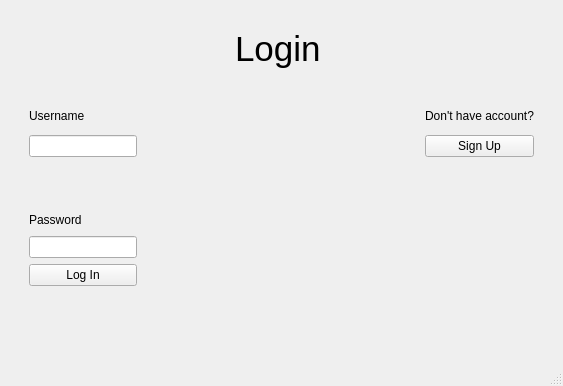
<?xml version="1.0" encoding="UTF-8"?>
<ui version="4.0">
 <class>Login</class>
 <widget class="QMainWindow" name="Login">
  <property name="geometry">
   <rect>
    <x>0</x>
    <y>0</y>
    <width>563</width>
    <height>386</height>
   </rect>
  </property>
  <property name="windowTitle">
   <string>Log In</string>
  </property>
  <widget class="QWidget" name="centralwidget">
   <layout class="QGridLayout" name="gridLayout">
    <item row="8" column="3">
     <spacer name="horizontalSpacer_2">
      <property name="orientation">
       <enum>Qt::Horizontal</enum>
      </property>
      <property name="sizeHint" stdset="0">
       <size>
        <width>40</width>
        <height>20</height>
       </size>
      </property>
     </spacer>
    </item>
    <item row="12" column="1">
     <spacer name="verticalSpacer_5">
      <property name="orientation">
       <enum>Qt::Vertical</enum>
      </property>
      <property name="sizeHint" stdset="0">
       <size>
        <width>20</width>
        <height>40</height>
       </size>
      </property>
     </spacer>
    </item>
    <item row="11" column="1">
     <spacer name="verticalSpacer_4">
      <property name="orientation">
       <enum>Qt::Vertical</enum>
      </property>
      <property name="sizeHint" stdset="0">
       <size>
        <width>20</width>
        <height>40</height>
       </size>
      </property>
     </spacer>
    </item>
    <item row="1" column="1">
     <spacer name="verticalSpacer_6">
      <property name="orientation">
       <enum>Qt::Vertical</enum>
      </property>
      <property name="sizeHint" stdset="0">
       <size>
        <width>20</width>
        <height>40</height>
       </size>
      </property>
     </spacer>
    </item>
    <item row="1" column="5">
     <spacer name="verticalSpacer_2">
      <property name="orientation">
       <enum>Qt::Vertical</enum>
      </property>
      <property name="sizeHint" stdset="0">
       <size>
        <width>20</width>
        <height>40</height>
       </size>
      </property>
     </spacer>
    </item>
    <item row="8" column="4">
     <spacer name="horizontalSpacer">
      <property name="orientation">
       <enum>Qt::Horizontal</enum>
      </property>
      <property name="sizeHint" stdset="0">
       <size>
        <width>40</width>
        <height>20</height>
       </size>
      </property>
     </spacer>
    </item>
    <item row="9" column="1">
     <widget class="QLineEdit" name="login_password_entry"/>
    </item>
    <item row="5" column="0" rowspan="4">
     <spacer name="verticalSpacer_8">
      <property name="orientation">
       <enum>Qt::Vertical</enum>
      </property>
      <property name="sizeHint" stdset="0">
       <size>
        <width>20</width>
        <height>40</height>
       </size>
      </property>
     </spacer>
    </item>
    <item row="6" column="5">
     <widget class="QPushButton" name="signup_button">
      <property name="text">
       <string>Sign Up</string>
      </property>
     </widget>
    </item>
    <item row="1" column="2">
     <spacer name="horizontalSpacer_3">
      <property name="orientation">
       <enum>Qt::Horizontal</enum>
      </property>
      <property name="sizeHint" stdset="0">
       <size>
        <width>40</width>
        <height>20</height>
       </size>
      </property>
     </spacer>
    </item>
    <item row="6" column="6">
     <spacer name="verticalSpacer">
      <property name="orientation">
       <enum>Qt::Vertical</enum>
      </property>
      <property name="sizeHint" stdset="0">
       <size>
        <width>20</width>
        <height>40</height>
       </size>
      </property>
     </spacer>
    </item>
    <item row="1" column="3">
     <widget class="QLabel" name="login_title">
      <property name="font">
       <font>
        <pointsize>26</pointsize>
       </font>
      </property>
      <property name="text">
       <string>Login</string>
      </property>
     </widget>
    </item>
    <item row="5" column="5">
     <widget class="QLabel" name="no_acc_label">
      <property name="text">
       <string>Don't have account?</string>
      </property>
     </widget>
    </item>
    <item row="7" column="5">
     <spacer name="verticalSpacer_3">
      <property name="orientation">
       <enum>Qt::Vertical</enum>
      </property>
      <property name="sizeHint" stdset="0">
       <size>
        <width>20</width>
        <height>40</height>
       </size>
      </property>
     </spacer>
    </item>
    <item row="2" column="1">
     <spacer name="verticalSpacer_7">
      <property name="orientation">
       <enum>Qt::Vertical</enum>
      </property>
      <property name="sizeHint" stdset="0">
       <size>
        <width>20</width>
        <height>40</height>
       </size>
      </property>
     </spacer>
    </item>
    <item row="8" column="1">
     <widget class="QLabel" name="login_pass_label">
      <property name="text">
       <string>Password</string>
      </property>
     </widget>
    </item>
    <item row="10" column="1">
     <widget class="QPushButton" name="login_acc_button">
      <property name="text">
       <string>Log In</string>
      </property>
     </widget>
    </item>
    <item row="5" column="1">
     <widget class="QLabel" name="login_username_label">
      <property name="text">
       <string>Username</string>
      </property>
     </widget>
    </item>
    <item row="6" column="1">
     <widget class="QLineEdit" name="login_username_entry"/>
    </item>
    <item row="0" column="3">
     <spacer name="horizontalSpacer_4">
      <property name="orientation">
       <enum>Qt::Horizontal</enum>
      </property>
      <property name="sizeHint" stdset="0">
       <size>
        <width>40</width>
        <height>20</height>
       </size>
      </property>
     </spacer>
    </item>
   </layout>
  </widget>
  <widget class="QStatusBar" name="statusBar"/>
 </widget>
 <resources/>
 <connections/>
</ui>
